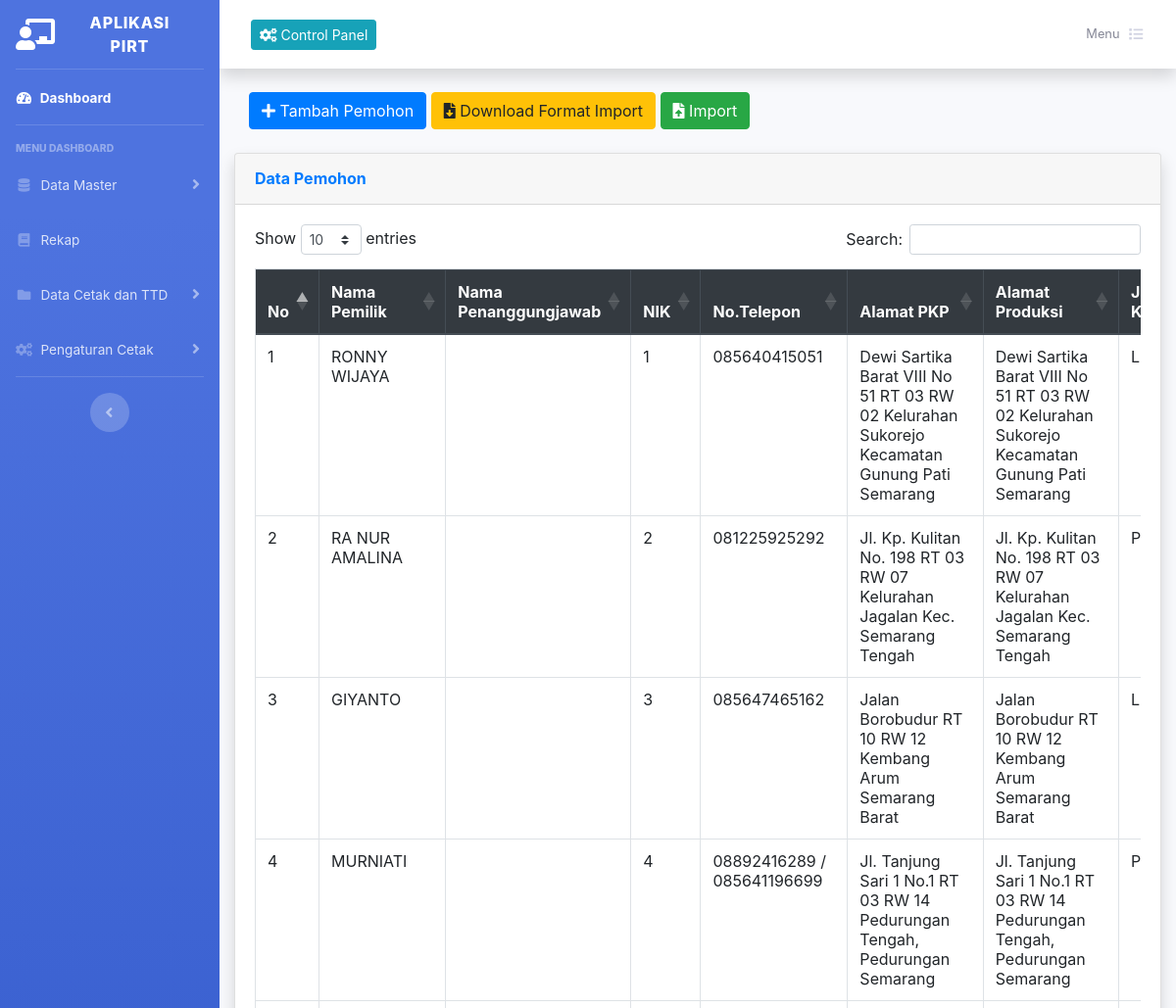
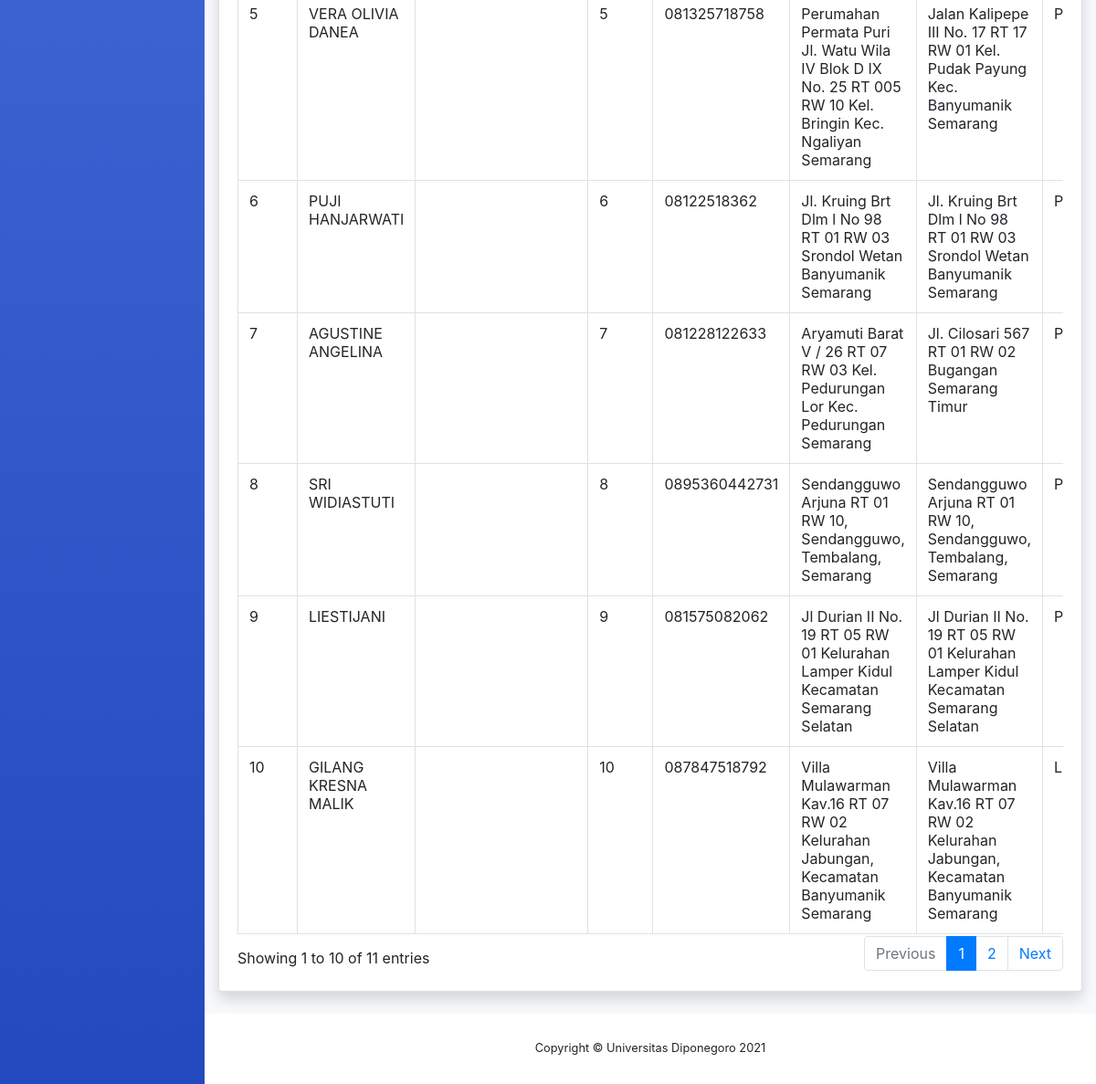
Page /index.php/pemohon on the committed database (2 pictures, top to bottom).
### tables this page shows
CREATE TABLE `pemohon` (
  `id_pemohon` int(11) NOT NULL,
  `nik` varchar(16) NOT NULL,
  `nama` varchar(256) NOT NULL,
  `nama_pj` varchar(256) NOT NULL,
  `telp` varchar(50) NOT NULL,
  `jenis_kelamin` varchar(20) NOT NULL,
  `jabatan` varchar(100) NOT NULL,
  `alm_pkp` varchar(256) NOT NULL,
  `alm_pr` varchar(256) NOT NULL,
  `berkas` varchar(255) NOT NULL
);

### application/controllers/Pemohon.php (called while the page is built, shortened)
<?php
class Pemohon extends CI_Controller
{
    function __construct()
    {
        $this->load->model('M_pemohon');
    }
    public function index()
    {
        $data = array('data_pemohon' => $this->M_pemohon->ambil_pemohon()->result_array(),);
        $this->load->view('template/sidebar');
        $this->load->view('template/header');
        $this->load->view('pemohon/pemohon', $data);
        $this->load->view('template/footer');
    }
}

### index.php (called while the page is built, shortened)
<?php
require_once BASEPATH.'core/CodeIgniter.php';

### application/models/M_pemohon.php (called while the page is built, shortened)
<?php
class M_Pemohon extends CI_Model
{
    public function ambil_pemohon()
    {
        $query = $this->db->query("SELECT * FROM pemohon");
        return $query;
    }
}

### application/views/pemohon/pemohon.php (the view, shortened to what this page needs)
<div class="container-fluid">
    <div class="col-md-12">
        <a href="<?php echo base_url('pemohon/tambah_pemohon'); ?>">
            <button type="button" class="btn btn-primary"><i class="fas fa-plus"></i> Tambah Pemohon</button>
        </a>
        <a href="<?php echo base_url() . 'download/download_pemohon' ?>" class="btn btn-warning"><i class="fas fa-file-download"></i> Download Format Import</a>
        <a href="<?= site_url('import/pemohonimport/create') ?>" class="btn btn-success"><i class="fas fa-file-upload"></i> Import</a><br><br>
    </div>
    <div class="card shadow mb-4">
        <div class="card-header py-3">
            <h6 class="m-0 font-weight-bold text-primary">Data Pemohon</h6>
        </div>
        <div class="card-body">
            <div class="table-responsive">
                <table class="table table-bordered" id="example" width="100%" cellspacing="0">
                    <thead class="thead-dark">
                        <tr>
                            <th>No</th>
                            <th>Nama Pemilik</th>
                            <th>Nama Penanggungjawab</th>
                            <th>NIK</th>
                            <th>No.Telepon</th>
                            <th>Alamat PKP</th>
                            <th>Alamat Produksi</th>
                            <th>Jenis Kelamin</th>
                        </tr>
                    <tbody>
                        <?php
                        $no = 0;
                        foreach ($data_pemohon as $row) {
                            $no++;
                        ?>
                            <tr>
                                <td><?php echo $no; ?></td>
                                <td><?php echo $row['nama'] ?></td>
                                <td><?php echo $row['nama_pj'] ?></td>
                                <td><?php echo $row['nik'] ?></td>
                                <td><?php echo $row['telp'] ?></td>
                                <td><?php echo $row['alm_pkp'] ?></td>
                                <td><?php echo $row['alm_pr'] ?></td>
                                <td><?php echo $row['jenis_kelamin'] ?></td>
                            </tr>
                        <?php } ?>
                    </tbody>
                </table>
            </div>
        </div>
    </div>
</div>

### rows in the picture
pemohon: nama "RONNY WIJAYA", nik "1", telp "085640415051", alm_pkp "Dewi Sartika Barat VIII No 51 RT 03 RW 02 Kelurahan Sukorejo Kecamatan Gunung Pati Semarang", alm_pr "Dewi Sartika Barat VIII No 51 RT 03 RW 02 Kelurahan Sukorejo Kecamatan Gunung Pati Semarang", jenis_kelamin "L"
pemohon: nama "RA NUR AMALINA", nik "2", telp "081225925292", alm_pkp "Jl. Kp. Kulitan No. 198 RT 03 RW 07 Kelurahan Jagalan Kec. Semarang Tengah", alm_pr "Jl. Kp. Kulitan No. 198 RT 03 RW 07 Kelurahan Jagalan Kec. Semarang Tengah", jenis_kelamin "P"
pemohon: nama "GIYANTO", nik "3", telp "085647465162", alm_pkp "Jalan Borobudur RT 10 RW 12 Kembang Arum Semarang Barat", alm_pr "Jalan Borobudur RT 10 RW 12 Kembang Arum Semarang Barat", jenis_kelamin "L"
pemohon: nama "MURNIATI", nik "4", telp "08892416289 / 085641196699", alm_pkp "Jl. Tanjung Sari 1 No.1 RT 03 RW 14 Pedurungan Tengah, Pedurungan Semarang", alm_pr "Jl. Tanjung Sari 1 No.1 RT 03 RW 14 Pedurungan Tengah, Pedurungan Semarang", jenis_kelamin "P"
pemohon: nama "VERA OLIVIA DANEA", nik "5", telp "081325718758", alm_pkp "Perumahan Permata Puri Jl. Watu Wila IV Blok D IX No. 25 RT 005 RW 10 Kel. Bringin Kec. Ngaliyan Semarang", alm_pr "Jalan Kalipepe III No. 17 RT 17 RW 01 Kel. Pudak Payung Kec. Banyumanik Semarang", jenis_kelamin "P"
pemohon: nama "PUJI HANJARWATI", nik "6", telp "08122518362", alm_pkp "Jl. Kruing Brt Dlm l No 98 RT 01 RW 03 Srondol Wetan Banyumanik Semarang", alm_pr "Jl. Kruing Brt Dlm l No 98 RT 01 RW 03 Srondol Wetan Banyumanik Semarang", jenis_kelamin "P"
pemohon: nama "AGUSTINE ANGELINA", nik "7", telp "081228122633", alm_pkp "Aryamuti Barat V / 26 RT 07 RW 03 Kel. Pedurungan Lor Kec. Pedurungan Semarang", alm_pr "Jl. Cilosari 567 RT 01 RW 02 Bugangan Semarang Timur", jenis_kelamin "P"
pemohon: nama "SRI WIDIASTUTI", nik "8", telp "0895360442731", alm_pkp "Sendangguwo Arjuna RT 01 RW 10, Sendangguwo, Tembalang, Semarang", alm_pr "Sendangguwo Arjuna RT 01 RW 10, Sendangguwo, Tembalang, Semarang", jenis_kelamin "P"
pemohon: nama "LIESTIJANI", nik "9", telp "081575082062", alm_pkp "Jl Durian II No. 19 RT 05 RW 01 Kelurahan Lamper Kidul Kecamatan Semarang Selatan", alm_pr "Jl Durian II No. 19 RT 05 RW 01 Kelurahan Lamper Kidul Kecamatan Semarang Selatan", jenis_kelamin "P"
pemohon: nama "GILANG KRESNA MALIK", nik "10", telp "087847518792", alm_pkp "Villa Mulawarman Kav.16 RT 07 RW 02 Kelurahan Jabungan, Kecamatan Banyumanik Semarang", alm_pr "Villa Mulawarman Kav.16 RT 07 RW 02 Kelurahan Jabungan, Kecamatan Banyumanik Semarang", jenis_kelamin "L"
